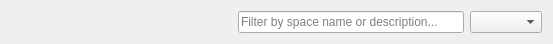
<?xml version="1.0" encoding="UTF-8"?>
<ui version="4.0">
 <class>FilterWidget</class>
 <widget class="QWidget" name="FilterWidget">
  <property name="geometry">
   <rect>
    <x>0</x>
    <y>0</y>
    <width>553</width>
    <height>36</height>
   </rect>
  </property>
  <layout class="QHBoxLayout" name="horizontalLayout">
   <item>
    <spacer name="horizontalSpacer">
     <property name="orientation">
      <enum>Qt::Horizontal</enum>
     </property>
     <property name="sizeHint" stdset="0">
      <size>
       <width>40</width>
       <height>20</height>
      </size>
     </property>
    </spacer>
   </item>
   <item>
    <widget class="QLineEdit" name="filterText">
     <property name="minimumSize">
      <size>
       <width>128</width>
       <height>0</height>
      </size>
     </property>
     <property name="maximumSize">
      <size>
       <width>256</width>
       <height>16777215</height>
      </size>
     </property>
     <property name="placeholderText">
      <string>Filter by space name or description...</string>
     </property>
     <property name="showClearButton" stdset="0">
      <bool>true</bool>
     </property>
    </widget>
   </item>
   <item>
    <widget class="QComboBox" name="filterOptions"/>
   </item>
  </layout>
 </widget>
 <resources/>
 <connections/>
</ui>
